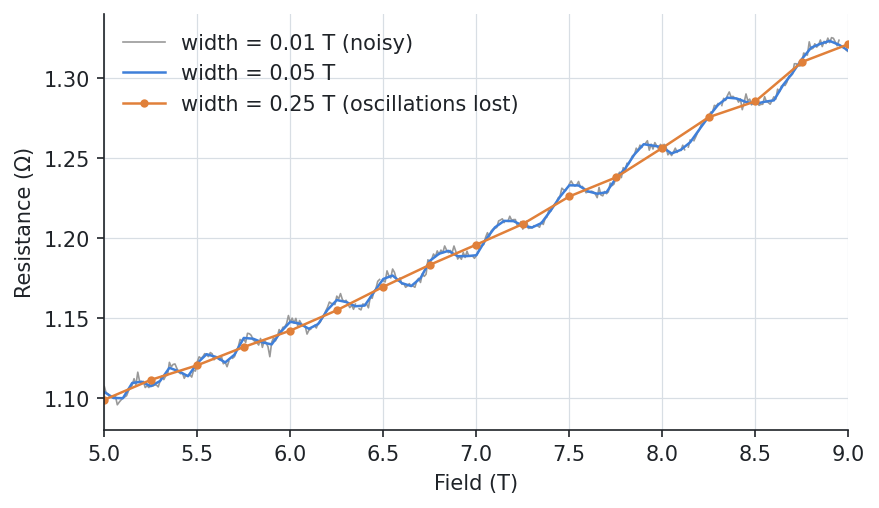

Here is the Python script that generated this plot:
from _data import sweep

# --8<-- [start:example]
import quantalyze as qz

fine = qz.bin(sweep, "field", minimum=0, maximum=9, width=0.01)
medium = qz.bin(sweep, "field", minimum=0, maximum=9, width=0.05)
coarse = qz.bin(sweep, "field", minimum=0, maximum=9, width=0.25)

print(len(fine), len(medium), len(coarse))
# --8<-- [end:example]

import matplotlib.pyplot as plt

fig, ax = plt.subplots()
ax.plot(fine.field, fine.resistance, color="0.6", lw=0.8, label="width = 0.01 T (noisy)")
ax.plot(medium.field, medium.resistance, color="C0", lw=1.2, label="width = 0.05 T")
ax.plot(coarse.field, coarse.resistance, "o-", color="C1", ms=3, lw=1.2, label="width = 0.25 T (oscillations lost)")
ax.set(xlabel="Field (T)", ylabel="Resistance (Ω)", xlim=(5, 9), ylim=(1.08, 1.34))
ax.legend()
